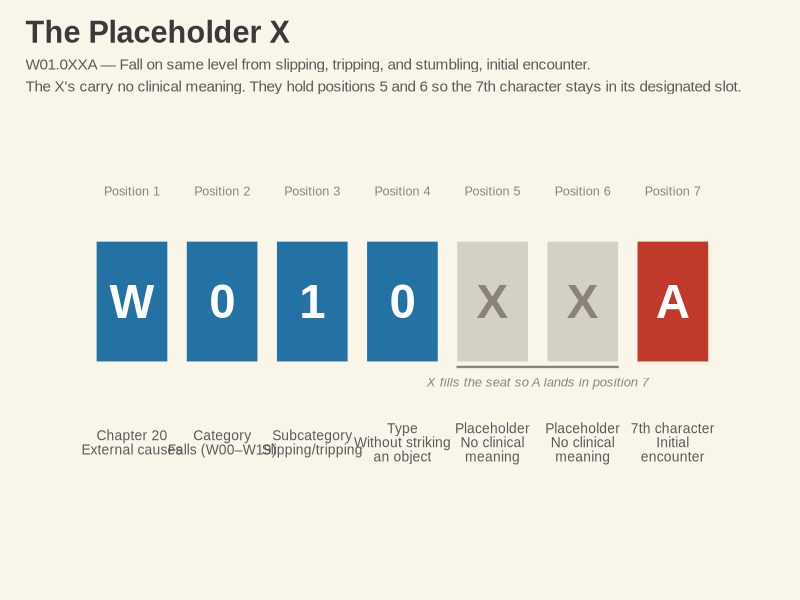
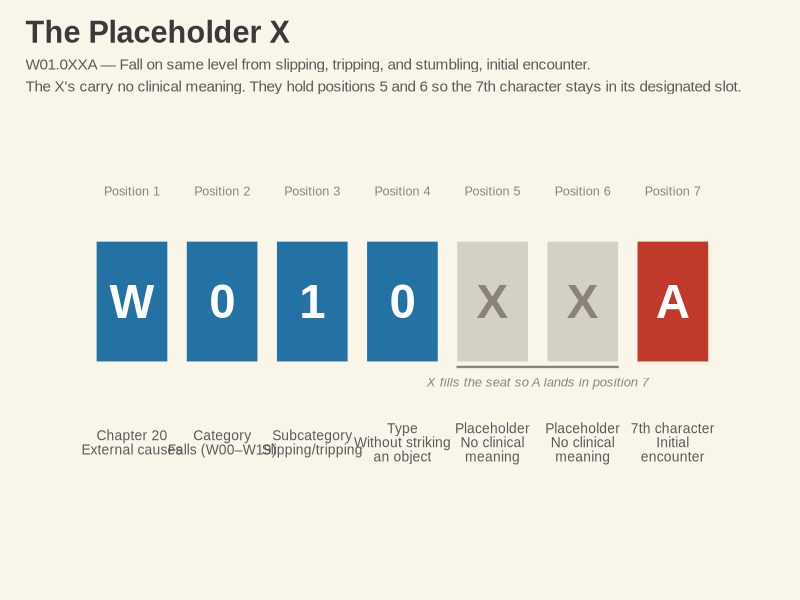

Generate these figures, in order, with R:
# Chart 3: The Placeholder X
# Copyright © 2026 Andrew R. Crocker

library(ggplot2)
library(dplyr)

theme_1950s <- function() {
  theme_minimal(base_family = "Arial", base_size = 14) +
    theme(
      plot.background = element_rect(fill = "#FAF5E9", color = NA),
      panel.background = element_rect(fill = "#FAF5E9", color = NA),
      panel.grid.major = element_line(color = "#E6DECA", linewidth = 0.6),
      panel.grid.minor = element_blank(),
      axis.title = element_text(face = "bold", color = "#3A3A3A"),
      axis.text = element_text(color = "#4A4A4A"),
      plot.title = element_text(face = "bold", size = 20, color = "#3A3A3A"),
      plot.subtitle = element_text(size = 13, color = "#5A5A5A"),
      plot.margin = margin(15, 15, 15, 15),
      legend.position = "none"
    )
}

data <- data.frame(
  x = 1:7,
  char = c("W", "0", "1", "0", "X", "X", "A"),
  position = paste("Position", 1:7),
  meaning = c(
    "Chapter 20\nExternal causes",
    "Category\nFalls (W00\u2013W19)",
    "Subcategory\nSlipping/tripping",
    "Type\nWithout striking\nan object",
    "Placeholder\nNo clinical\nmeaning",
    "Placeholder\nNo clinical\nmeaning",
    "7th character\nInitial\nencounter"
  ),
  fill = c("#2471A3", "#2471A3", "#2471A3", "#2471A3",
           "#D5D0C4", "#D5D0C4", "#C0392B"),
  text_color = c(rep("white", 4), "#8A8478", "#8A8478", "white")
)

p <- ggplot(data, aes(x = x, y = 0.6)) +
  geom_tile(aes(fill = fill), width = 0.85, height = 0.25,
            color = "#FAF5E9", linewidth = 2) +
  scale_fill_identity() +
  geom_text(aes(label = char, color = text_color), size = 12,
            fontface = "bold", family = "Arial") +
  scale_color_identity() +
  geom_text(aes(y = 0.82, label = position), size = 3.2, color = "#8A8478",
            family = "Arial") +
  geom_text(aes(y = 0.32, label = meaning), size = 3.5, color = "#5A5A5A",
            lineheight = 0.85, family = "Arial") +
  annotate("segment", x = 4.6, xend = 6.4, y = 0.47, yend = 0.47,
           color = "#8A8478", linewidth = 0.8) +
  annotate("text", x = 5.5, y = 0.44,
           label = "X fills the seat so A lands in position 7",
           size = 3.3, color = "#8A8478", fontface = "italic", family = "Arial") +
  coord_cartesian(xlim = c(0.2, 7.8), ylim = c(0.1, 0.95)) +
  labs(
    title = "The Placeholder X",
    subtitle = "W01.0XXA \u2014 Fall on same level from slipping, tripping, and stumbling, initial encounter.\nThe X's carry no clinical meaning. They hold positions 5 and 6 so the 7th character stays in its designated slot."
  ) +
  theme_1950s() +
  theme(
    panel.grid.major = element_blank(),
    axis.text = element_blank(),
    axis.title = element_blank(),
    plot.title = element_text(size = 22),
    plot.subtitle = element_text(size = 11, lineheight = 1.2)
  )

print(p)
ggsave("~/Downloads/chart3_placeholder_x.png", p, width = 16, height = 9,
       units = "in", dpi = 150, bg = "#FAF5E9")
